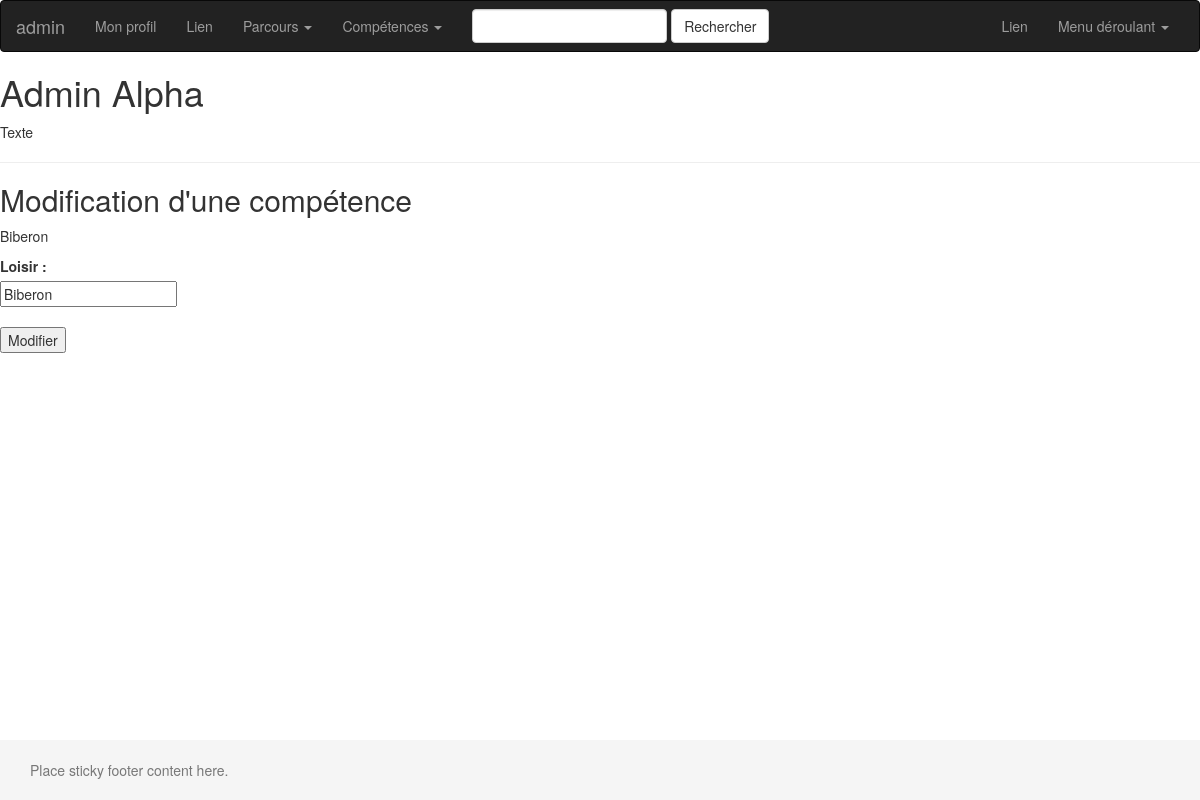
The page /modif_loisir.php?id_loisir=3 on the database its author committed.
### tables this page shows
CREATE TABLE `t_utilisateurs` (
  `id_utilisateur` int(3) NOT NULL,
  `prenom` varchar(30) NOT NULL,
  `nom` varchar(30) NOT NULL,
  `email` varchar(50) NOT NULL,
  `telephone` int(10) UNSIGNED ZEROFILL NOT NULL,
  `mdp` varchar(12) NOT NULL,
  `pseudo` varchar(30) NOT NULL,
  `avatar` varchar(30) NOT NULL,
  `age` int(3) NOT NULL,
  `date_naissance` date NOT NULL,
  `sexe` enum('H','F') NOT NULL,
  `etat_civil` enum('Mr','Mme') NOT NULL,
  `adresse` varchar(50) NOT NULL,
  `code_postal` int(5) UNSIGNED ZEROFILL NOT NULL,
  `ville` varchar(30) NOT NULL,
  `pays` varchar(20) NOT NULL,
  `site_web` varchar(50) NOT NULL
);

CREATE TABLE `t_loisirs` (
  `id_loisir` int(3) NOT NULL,
  `loisir` varchar(30) NOT NULL,
  `utilisateur_id` int(3) NOT NULL
);

### modif_loisir.php (the view, shortened to what this page needs)
<?php
require('connexion.php');
$id_loisir = $_GET['id_loisir'];
$resultat = $pdoCV -> query("SELECT * FROM t_loisirs WHERE id_loisir = '$id_loisir'");
$ligne_loisir = $resultat -> fetch();
$resultat = $pdoCV -> query("SELECT * FROM t_utilisateurs WHERE id_utilisateur = '1'");
$ligne_utilisateur = $resultat -> fetch();
include('inc/header.inc.php');
include('inc/nav.inc.php');
?>
<!DOCTYPE html>
<html lang="fr">
    <head>
        <head>
        </head>
    </head>
    <body>
        <h1>Admin <?= $ligne_utilisateur['prenom']?></h1>
        <p>Texte</p>
        <hr>
        <h2>Modification d'une compétence</h2>
        <p><?= $ligne_loisir['loisir'] ?></p>
        <form action="#" method="post">
            <label for="loisir">Loisir :</label><br>
            <input type="text" name="loisir" id ="loisir" value="<?= $ligne_loisir['loisir'] ?>"><br><br>
            <input type="submit" name="" value="Modifier">
        </form>
    </body>
</html>
<?php include('inc/footer.inc.php'); ?>

### inc/nav.inc.php (shortened to what this page needs)
<body>
    <nav class="navbar navbar-inverse ">
        <div class="container-fluid">
            <div class="navbar-header">
                <a class="navbar-brand" href="index.php"><?= $ligne_utilisateur['pseudo']?></a>
            </div>
            <div class="collapse navbar-collapse" id="bs-example-navbar-collapse-1">
                <ul class="nav navbar-nav">
                    <li><a href="utilisateur.php">Mon profil <span class="sr-only">(current)</span></a></li>
                    <li><a href="#">Lien</a></li>
                    <li class="dropdown">
                        <a href="#" class="dropdown-toggle" data-toggle="dropdown" role="button" aria-haspopup="true" aria-expanded="false">Parcours <span class="caret"></span></a>
                    </li>
                    <li class="dropdown">
                        <a href="#" class="dropdown-toggle" data-toggle="dropdown" role="button" aria-haspopup="true" aria-expanded="false">Compétences <span class="caret"></span></a>
                    </li>
                </ul>
                <form class="navbar-form navbar-left">
                    <div class="form-group">
                        <input type="text" class="form-control" placeholder="">
                    </div>
                    <button type="submit" class="btn btn-default">Rechercher</button>
                </form>
                <ul class="nav navbar-nav navbar-right">
                    <li><a href="#">Lien</a></li>
                    <li class="dropdown">
                        <a href="#" class="dropdown-toggle" data-toggle="dropdown" role="button" aria-haspopup="true" aria-expanded="false">Menu déroulant <span class="caret"></span></a>
                    </li>
                </ul>
            </div>
        </div>
    </nav>

### css/style.css (style rules this page uses)
html { position: relative; min-height: 100%; }
body { margin-bottom: 60px; }
* { margin: 0; }

### rows shown on the page
t_utilisateurs: pseudo "admin", prenom "Alpha"
t_loisirs: loisir "Biberon"
